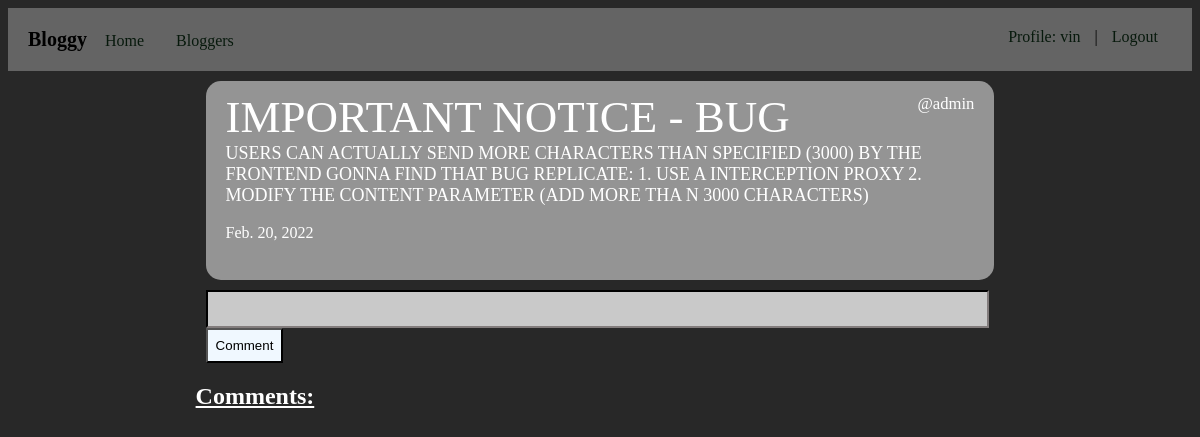
The page /we_blog/blog/41 (signed in) on the database its author committed.
### we_blog/models.py (models this page shows, shortened)
class OurBlog(models.Model):
    writer = models.ForeignKey(User, on_delete=models.CASCADE)
    heading = models.CharField(max_length=30, null=False)
    content = models.CharField(max_length=3000, null=False)
    created_date = models.DateField(auto_now_add=True)
    modified_date = models.DateField(auto_now=True)

### we_blog/views.py (the view)
# urls.py: path('blog/<int:b_id>', views.show_blog, name='show_blog'),
@login_required
def show_blog(request, b_id):
    my_blog = OurBlog.objects.get(id=b_id)
    comments = Comment.objects.all()
    return render(request, 'general/show_blog.html', {'blog': my_blog, 'comments': comments})

### we_blog/templates/general/show_blog.html (shortened to what this page needs)
{% extends 'core/core.html' %}
{% block body %}
    <div class="jumbotron">
        <div class="blog">
            <div class="writer"><small>@{{blog.writer}}</small></div>
            <div class="heading">{{blog.heading}}</div>
            <div class="content">{{blog.content}}</div><br>
            <div class="created_date">
                {{blog.created_date}}
            </div>
            <br>
        </div>
    </div>
    <form action="{% url 'comment' b_id=blog.id %}"method="POST" style="margin: -10px 20px 10px;">
        <input type="text" name="cmt" maxlength="100" required style="padding: 8px; font-size: 16px; color: #383636;background-color:#c9c9c9; border-color: rgb(46, 44, 44);" size="80">
        <input type="submit" value="Comment" style="padding: 8px; border-radius: 0px; background-color: aliceblue;">
    </form>
    <div style="padding: 10px; color: white; font-size: 24px; text-decoration: underline; font-weight: bold;">Comments:</div>
    <div style="padding: 10px;">
    </div>
{% endblock body %}

### we_blog/templates/core/core.html (shortened to what this page needs)
<!DOCTYPE html>
{% load static %}
<html lang="en">
<head>
    <link rel="stylesheet" href="{% static 'css/style.css' %}">
</head>
<body>
    <div class="navbar">
        <big>Bloggy</big>
        <a href="{% url 'home' %}">Home</a>
        <a href="{% url 'bloggers' %}">Bloggers</a>
        <section style="float:right">
            {% if user.is_authenticated %}
                <a href="{% url 'profile' u_id=user.id %}">Profile: {{user.username}}</a>|<a href="{% url 'signout' %}">Logout</a>
            {% else %}
            <a href="{% url 'signin' %}">Signin</a>
            <a href="{% url 'register' %}">Register</a>
            {% endif %}
        </section>
    </div>
    <div class="container">
        {% block body %}
        {% endblock body %}
    </div>
</body>
</html>

### static/css/style.css (style rules this page uses)
body { background-color: rgb(40,40,40); }
.container { width: 70%; margin: 0px auto 0px; color: white; }
.jumbotron { background-color: rgba(255,255,255, 0.5); margin: 10px 20px 20px; padding: 10px 20px 20px; border-radius: 15px; font-family: 'Times New Roman', Times, serif; }
a { text-decoration: none; margin: 5px; padding: 9px; color: rgb(7,25,12); border-radius: 9px; }
.navbar { padding: 20px; background-color: rgb(100,100,100); position: sticky; top:0px; }
.heading { font-size: 45px; }
.writer { font-size: 20px; float: right; }
.content { font-size: 18px; }
big { font-size: 20px; color: black; font-weight: bolder; }

### rows shown on the page
OurBlog: writer "admin", heading "IMPORTANT NOTICE - BUG", content "USERS CAN ACTUALLY SEND MORE CHARACTERS THAN SPECIFIED (3000) BY THE FRONTEND GONNA FIND THAT BUG REPLICATE: 1. USE A INTERCEPTION PROXY 2. MODIFY THE CONTENT PARAMETER (ADD MORE THA N 3000 CHARACTERS)", created_date "Feb. 20, 2022"

### other values the page prints
{{ user.username }} "vin"
